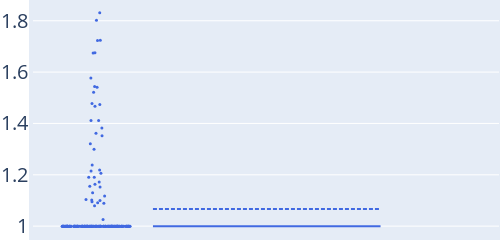

Notebook code for this chart:
### Code cell
trace = box(y=(mtsf_weight),
boxpoints="all",
marker=attr(
        color="LightSkyBlue",
        size=3),
quartilemethod="linear",
name="",
marker_color="royalblue",
boxmean=true)

layout = Layout(
    autosize=false,
    width=500,
    height=200,
    margin=attr(l=1, r=1, b=1, t=1, pad=4),
    font_size=20,
)
PlotlyJS.plot(trace,layout)

name = "syncrank_"*"weight_of_MTSF"*"_"*type*"n"*string(n)*"p"*string(p)*"eta"*string(eta)*"q"*string(q)

plt = PlotlyJS.plot(trace,layout)
#PlotlyJS.savefig(plt,"figures/"*name*".pdf")

### Figure 1 — Plotly figure (JSON) as saved in the notebook; plotly's stock layout.template omitted (floating-point values rounded to 4 significant figures; data arrays with more than 128 entries replaced by an {"elided": "..."} marker saying what was removed)
{"data": [{"boxmean": true, "boxpoints": "all", "marker": {"color": "royalblue", "size": 3}, "name": "", "quartilemethod": "linear", "type": "box", "y": {"elided": "200 float values"}}], "layout": {"autosize": false, "font": {"size": 20}, "height": 200, "margin": {"b": 1, "l": 1, "pad": 4, "r": 1, "t": 1}, "width": 500}}
